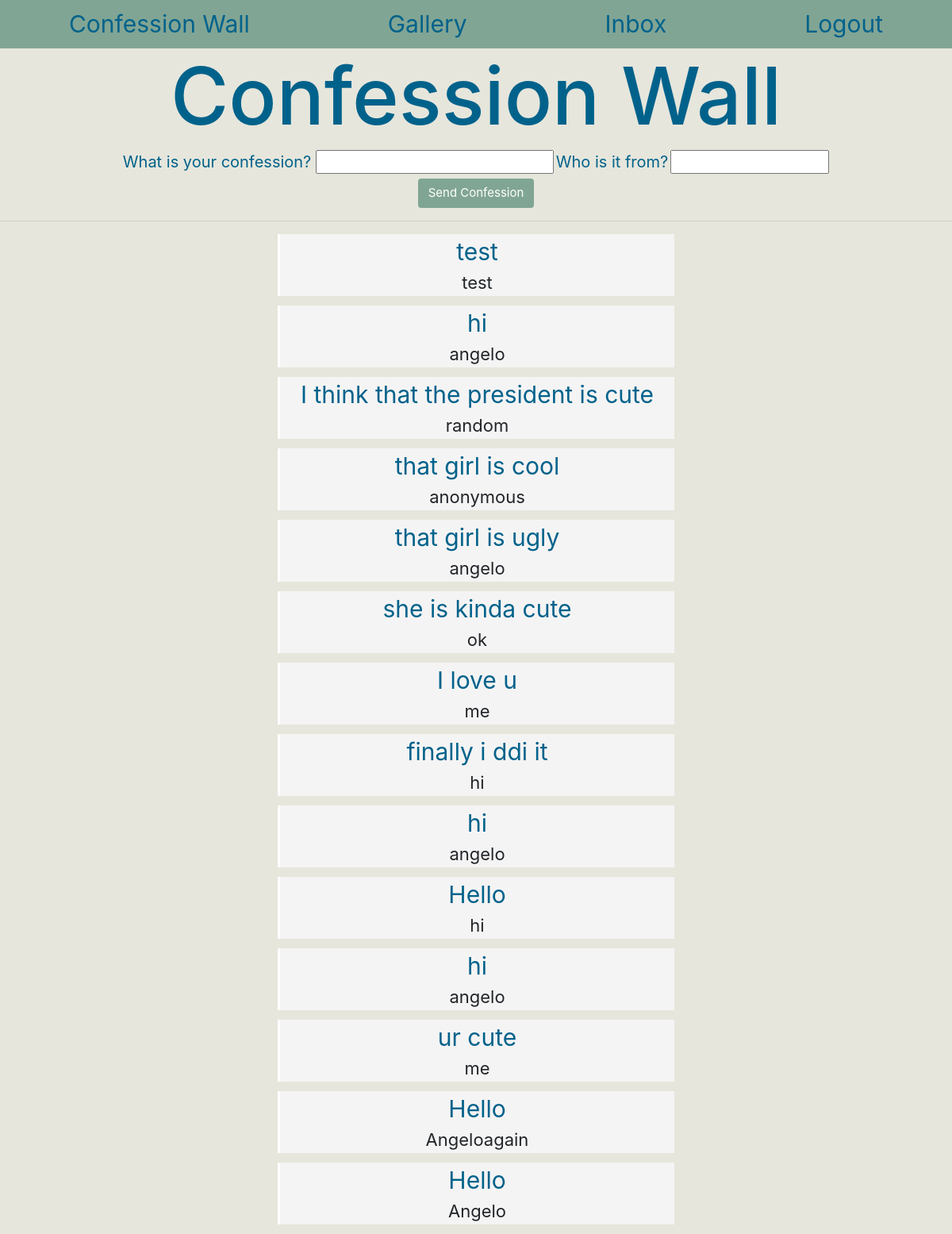
Before: /confessionWall (signed in) with the older database file.
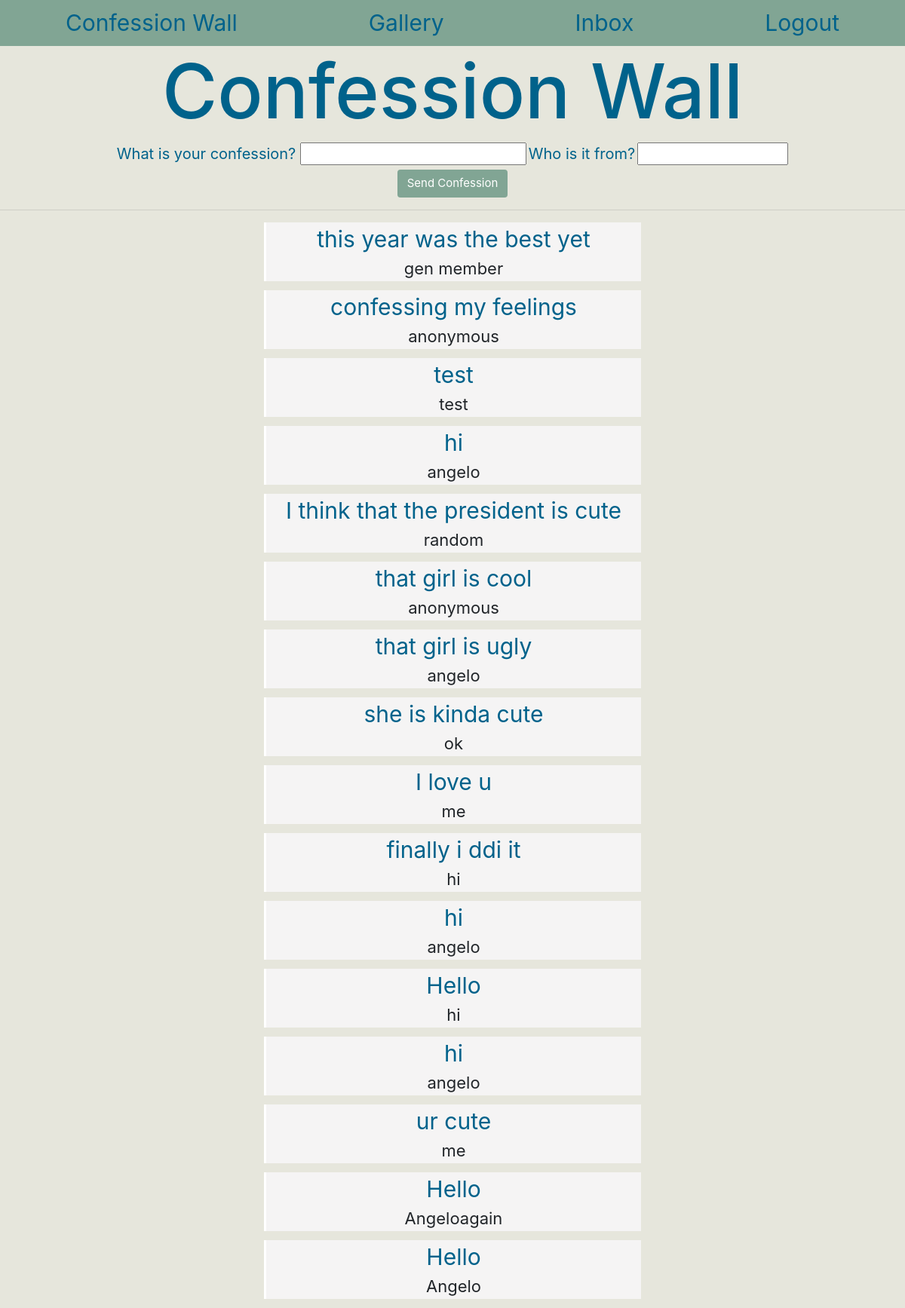
After: the same page with the newer database file.
### app_folder/models.py (models this page shows)
class Confession(db.Model):
    id = db.Column(db.Integer, primary_key=True)
    confessionMessage = db.Column(db.String(512), index=True)
    confessionFrom = db.Column(db.String(64), index=True)

### app_folder/routes.py (the view)
@app.route("/confessionWall", methods=['GET','POST'])
@login_required
def confessionwall():
    form = ConfessionForm()
    Allconfessions = Confession.query.all()
    if not current_user.is_authenticated:
        return redirect("/home")
    if form.validate_on_submit():
        confession = Confession(confessionMessage = form.confessionMessage.data, confessionFrom = form.confessionFrom.data)
        db.session.add(confession)
        db.session.commit()
        return redirect("/confessionWall")
    return render_template('confessionWall.html', title="Confession", form=form, Allconfessions = Allconfessions)

### app_folder/forms.py
class ConfessionForm(FlaskForm):
    confessionMessage = StringField('What is your confession?', validators=[DataRequired()])
    confessionFrom = StringField('Who is it by', validators=[DataRequired()])
    submit = SubmitField( 'Post Confession')

### app_folder/routes.py (called while the page is built)
@login.user_loader
def load_user(user_id):
    return User.query.get(int(user_id))

### app_folder/templates/confessionWall.html (shortened to what this page needs)
{% extends "base.html" %}
{% block confession %}
<div class="center">
    <h1> Confession Wall</h1>
</div>
<div>
    <form action="" method= "post">
        <div id="confessionForm">
            <a id="confMessageLabel"> What is your confession? </a>
                {{ form.confessionMessage(size=512, id='confMessage')}}
            <a id="confMessageLabel2">  Who is it from?</a>
                {{ form.confessionFrom(size=64, id='confFrom')}}
                <div>
                    <button id="submitConf" class="btn submit"> Send Confession </button>
                </div>
        </div>
    </form>
</div>
<hr>
<div>
    <div>
        {% for conf in range(Allconfessions|length-1,-1,-1) %}
        <div class="EachConfession">
            <div class="confessionMessage">
                <a> {{ Allconfessions[conf].confessionMessage }} </a>
            </div>
            <div class="confessionFrom">
                <a> {{ Allconfessions[conf].confessionFrom }}</a>
            </div>
        </div>
        {% endfor %}
    </div>
</div>
{% endblock %}

### app_folder/templates/base.html (shortened to what this page needs)
<!DOCTYPE html>
<html lang="en">
  <head>
       <link rel="stylesheet" href="https://stackpath.bootstrapcdn.com/bootstrap/4.4.1/css/bootstrap.min.css">
       <link rel= "stylesheet" type= "text/css" href= "{{ url_for('static',filename='styles/base.css') }}">
       <link rel= "stylesheet" type= "text/css" href= "{{ url_for('static',filename='styles/envelope.css') }}">
       <link rel= "stylesheet" type= "text/css" href= "{{ url_for('static',filename='styles/home.css') }}">
       <link rel= "stylesheet" type= "text/css" href= "{{ url_for('static',filename='styles/gallery.css') }}">
       <link rel= "stylesheet" type= "text/css" href= "{{ url_for('static',filename='styles/confessionWall.css') }}">
    </head>
    <body>
        <div>
            {% if current_user.is_anonymous %}
            {% else %}
            <nav class="nav nav-pills nav-fill">
                <a class="nav-item nav-link" href="{{ url_for('confessionwall') }}">Confession Wall</a>
                <a class="nav-item nav-link" href="{{ url_for('gallery') }}">Gallery</a>
                <a class="nav-item nav-link" href="{{ url_for('inbox') }}">Inbox</a>
                <a class="nav-item nav-link" href="{{ url_for('logout') }}">Logout</a>
              </nav>
            {% endif %}
        </div>
        {% block confession %}{% endblock %}
    </body>
</html>

### app_folder/static/styles/base.css (style rules this page uses)
body { background-color: #E6E6DC; font-size: 10px }
h1 { color: #00628B; font-size: 10em; }
a { color: #00628B; }
.center { text-align: center; }
input { text-align: center; color: #798992; height: 100px; width: 500px; font-size: 8em; }
.nav { font-size: 3em; background-color: #81A594; }
.submit { margin-top: 30px; background-color: #81A594; color: white; font-size: 4em; }

### app_folder/static/styles/envelope.css (style rules this page uses)
* { margin: 0; padding: 0; }

### app_folder/static/styles/confessionWall.css (style rules this page uses)
#confessionForm { text-align:center; }
#confMessageLabel { font-size:2em; color: #00628B; }
#confMessageLabel2 { font-size: 2em; color: #00628B; }
#confMessage { height: 30px; width: 300px; font-size: 2em; }
#confFrom { height: 30px; font-size: 2em; width: 200px; }
#submitConf { margin-top: .5%; font-size: 1.5em; }
.EachConfession { width: 500px; text-align:center; border-left: solid white; margin-bottom: 1%; background-color: #f5f4f4; margin-left: auto; margin-right: auto; }
.confessionMessage { font-size: 3em; color: #00628B; }
.confessionFrom { font-size: 2.2em; }

Changed rows visible on the page:
added Confession: confessionMessage "this year was the best yet", confessionFrom "gen member"
added Confession: confessionMessage "confessing my feelings", confessionFrom "anonymous"
